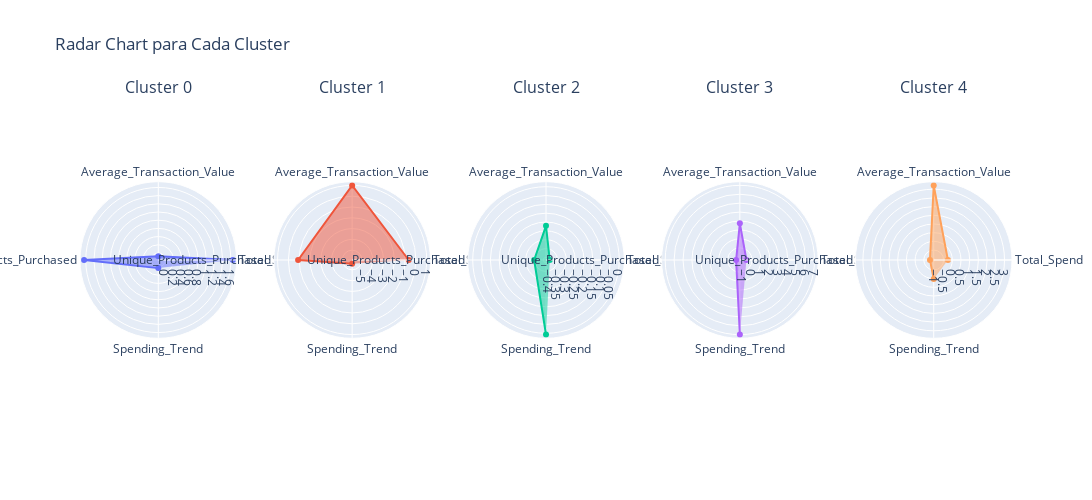

The cell this chart's notebook holds for it:
### Markdown cell above
## Paso 11.1 | Grafico de Radar

### Code cell
# Establecer la columna `CustomerID` como indice y asignarla a un nuevo dataframe
df_customer = customer_data_cleaned_k_5.set_index('CustomerID')

# Estandarizar los datos (excluyendo la columna de clusters)
scaler = StandardScaler()
df_customer_standardized = scaler.fit_transform(df_customer.drop(columns = ['cluster'], axis = 1))

# Crear un nuevo dataframe con los valores estandarizados y agregar la columna cluster nuevamente
df_customer_standardized = pd.DataFrame(df_customer_standardized, columns = df_customer.columns[:-1], index = df_customer.index)
df_customer_standardized['cluster'] = df_customer['cluster']

# Calcular los centroides de cada cluster
cluster_centroids = df_customer_standardized.groupby('cluster').mean()

# Establecer los datos
labels = np.array(cluster_centroids.columns)
num_vars = len(labels)

# Crear subplots, uno por cada cluster
fig = make_subplots(
    rows=1, cols=cluster_centroids.shape[0],  # Una fila, tantas columnas como clusters
    subplot_titles=[f'Cluster {i}' for i in cluster_centroids.index],  # Títulos de los subplots
    specs=[[{'type': 'polar'} for _ in range(cluster_centroids.shape[0])]],  # Especificar que cada subplot es de tipo 'polar'
)

# Crear un gráfico de radar para cada cluster en subplots separados
for i, cluster in enumerate(cluster_centroids.index):
    # Datos del cluster actual
    data = cluster_centroids.loc[cluster].tolist()

    # Añadir traza (trace) al subplot correspondiente
    fig.add_trace(
        go.Scatterpolar(
            r=data,  # Valores del cluster
            theta=labels,  # Etiquetas
            fill='toself',  # Rellenar el área
            name=f'Cluster {cluster}',  # Nombre del cluster
            line=dict(color=colors[i])  # Color de la línea
        ),
        row=1, col=i+1  # Ubicar en la fila 1 y columna correspondiente
    )

# Ajustar el diseño del gráfico
fig.update_layout(
    height=500,  # Ajusta la altura del gráfico
    width=1200,  # Ajusta el ancho del gráfico
    title_text='Radar Chart para Cada Cluster',  # Título general
    showlegend=False  # No mostrar la leyenda (ya que hay títulos para cada subplot)
)

# Mostrar el gráfico
fig.show()

### Figure 1 — Plotly figure (JSON) as saved in the notebook; plotly's stock layout.template omitted (floating-point values rounded to 4 significant figures)
{"data": [{"fill": "toself", "line": {"color": "#636EFA"}, "name": "Cluster 0", "r": [1.648, -0.07985, 1.64, 0.02696], "subplot": "polar", "theta": ["Total_Spend", "Average_Transaction_Value", "Unique_Products_Purchased", "Spending_Trend"], "type": "scatterpolar"}, {"fill": "toself", "line": {"color": "#EF553B"}, "name": "Cluster 1", "r": [-0.6693, 0.9967, -0.9017, -5.561], "subplot": "polar2", "theta": ["Total_Spend", "Average_Transaction_Value", "Unique_Products_Purchased", "Spending_Trend"], "type": "scatterpolar"}, {"fill": "toself", "line": {"color": "#00CC96"}, "name": "Cluster 2", "r": [-0.3938, -0.2217, -0.3479, 0.007134], "subplot": "polar3", "theta": ["Total_Spend", "Average_Transaction_Value", "Unique_Products_Purchased", "Spending_Trend"], "type": "scatterpolar"}, {"fill": "toself", "line": {"color": "#AB63FA"}, "name": "Cluster 3", "r": [-0.6321, 2.741, -0.9491, 6.985], "subplot": "polar4", "theta": ["Total_Spend", "Average_Transaction_Value", "Unique_Products_Purchased", "Spending_Trend"], "type": "scatterpolar"}, {"fill": "toself", "line": {"color": "#FFA15A"}, "name": "Cluster 4", "r": [-0.2538, 3.215, -0.8544, 0.0272], "subplot": "polar5", "theta": ["Total_Spend", "Average_Transaction_Value", "Unique_Products_Purchased", "Spending_Trend"], "type": "scatterpolar"}], "layout": {"annotations": [{"font": {"size": 16}, "showarrow": false, "text": "Cluster 0", "x": 0.084, "xanchor": "center", "xref": "paper", "y": 1, "yanchor": "bottom", "yref": "paper"}, {"font": {"size": 16}, "showarrow": false, "text": "Cluster 1", "x": 0.292, "xanchor": "center", "xref": "paper", "y": 1, "yanchor": "bottom", "yref": "paper"}, {"font": {"size": 16}, "showarrow": false, "text": "Cluster 2", "x": 0.5, "xanchor": "center", "xref": "paper", "y": 1, "yanchor": "bottom", "yref": "paper"}, {"font": {"size": 16}, "showarrow": false, "text": "Cluster 3", "x": 0.708, "xanchor": "center", "xref": "paper", "y": 1, "yanchor": "bottom", "yref": "paper"}, {"font": {"size": 16}, "showarrow": false, "text": "Cluster 4", "x": 0.916, "xanchor": "center", "xref": "paper", "y": 1, "yanchor": "bottom", "yref": "paper"}], "height": 500, "polar": {"domain": {"x": [0, 0.168], "y": [0, 1]}}, "polar2": {"domain": {"x": [0.208, 0.376], "y": [0, 1]}}, "polar3": {"domain": {"x": [0.416, 0.584], "y": [0, 1]}}, "polar4": {"domain": {"x": [0.624, 0.792], "y": [0, 1]}}, "polar5": {"domain": {"x": [0.832, 1], "y": [0, 1]}}, "showlegend": false, "title": {"text": "Radar Chart para Cada Cluster"}, "width": 1200}}
